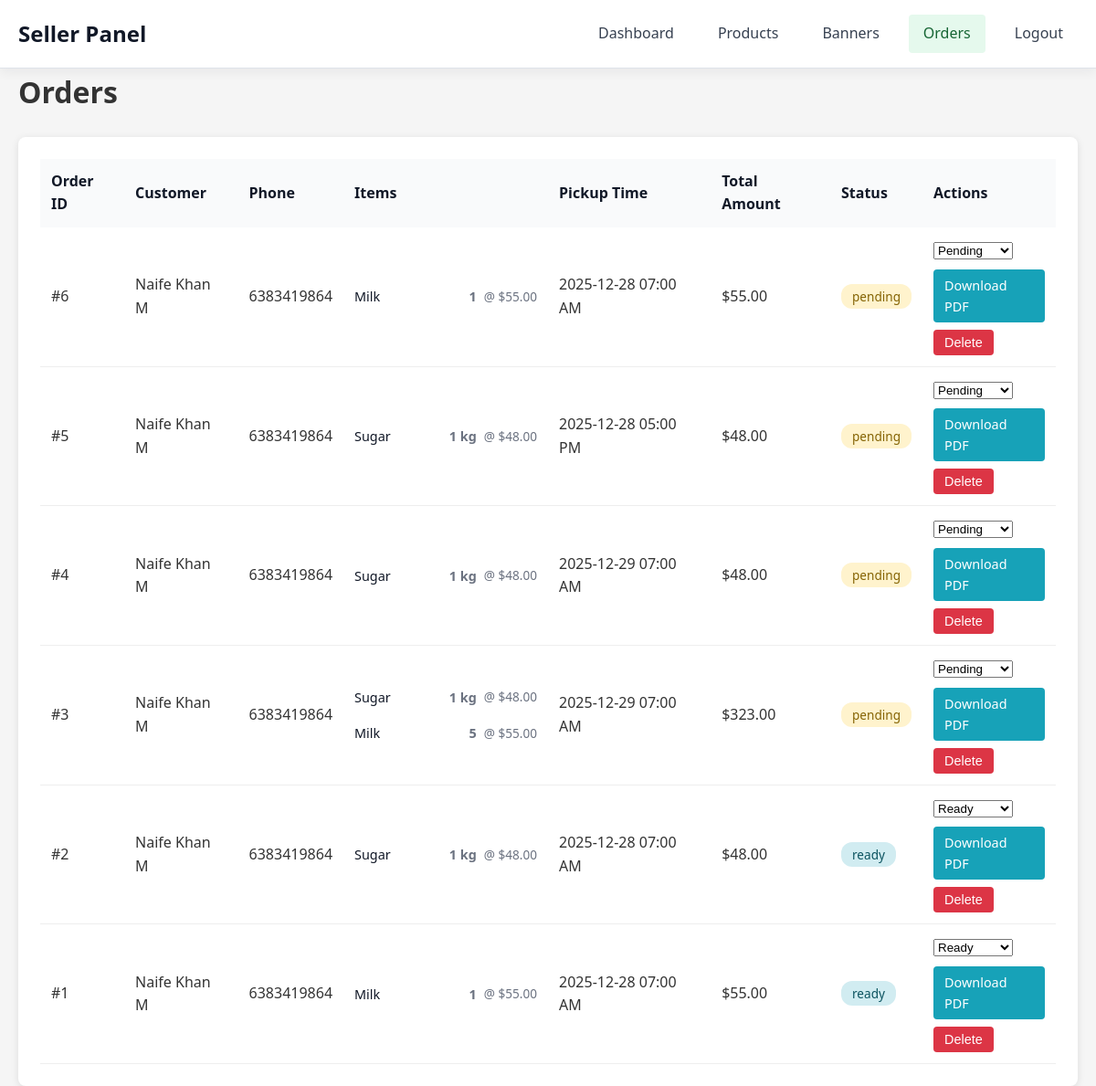
Screenshot of /seller/orders (signed in) with the database file from the repository.
### models.py (models this page shows, shortened)
class Order(db.Model):
    __tablename__ = 'orders'
    id = db.Column(db.Integer, primary_key=True)
    customer_name = db.Column(db.String(200), nullable=False)
    customer_email = db.Column(db.String(200), nullable=True)
    customer_phone = db.Column(db.String(20), nullable=False)
    pickup_time = db.Column(db.DateTime, nullable=False)
    total_amount = db.Column(db.Float, nullable=False)
    status = db.Column(db.String(50), default='pending')
    created_at = db.Column(db.DateTime, default=datetime.utcnow)
    items = db.relationship('OrderItem', backref='order', lazy=True, cascade='all, delete-orphan')

class OrderItem(db.Model):
    __tablename__ = 'order_items'
    id = db.Column(db.Integer, primary_key=True)
    order_id = db.Column(db.Integer, db.ForeignKey('orders.id'), nullable=False)
    product_id = db.Column(db.Integer, db.ForeignKey('products.id'), nullable=False)
    quantity = db.Column(db.Float, nullable=False)
    price = db.Column(db.Float, nullable=False)

class Product(db.Model):
    __tablename__ = 'products'
    id = db.Column(db.Integer, primary_key=True)
    name = db.Column(db.String(200), nullable=False)
    description = db.Column(db.Text)
    price = db.Column(db.Float, nullable=False)
    original_price = db.Column(db.Float, nullable=True)  # For strike-through pricing
    quantity_available = db.Column(db.Float, nullable=False, default=0.0)
    unit_type = db.Column(db.String(20), nullable=False, default='quantity')  # 'quantity' or 'kg'
    image_path = db.Column(db.String(500))
    created_at = db.Column(db.DateTime, default=datetime.utcnow)
    order_items = db.relationship('OrderItem', backref='product', lazy=True)

### app.py (the view)
@app.route('/seller/orders')
@seller_login_required
def seller_orders():
    orders = Order.query.order_by(Order.created_at.desc()).all()
    for order in orders:
        for item in order.items:
            item.formatted_quantity = format_quantity(item.quantity, item.product.unit_type if item.product else 'quantity')
    return render_template('seller/orders.html', orders=orders)

### app.py (called while the page is built)
def seller_login_required(f):
    from functools import wraps
    @wraps(f)
    def decorated_function(*args, **kwargs):
        if 'seller_id' not in session:
            return redirect(url_for('seller_login'))
        return f(*args, **kwargs)
    return decorated_function

def format_quantity(quantity, unit_type):
    if unit_type == 'kg':
        if quantity == 1.0:
            return "1 kg"
        elif quantity == 0.75:
            return "750g"
        elif quantity == 0.5:
            return "500g"
        elif quantity == 0.25:
            return "250g"
        elif quantity == 0.1:
            return "100g"
        elif quantity % 1 == 0:
            return f"{int(quantity)} kg"
        else:
            grams = int(quantity * 1000)
            return f"{grams}g"
    else:
        if quantity % 1 == 0:
            return str(int(quantity))
        else:
            return str(quantity)

### templates/seller/orders.html (shortened to what this page needs)
<!DOCTYPE html>
<html lang="en">
<head>
    <link rel="stylesheet" href="{{ url_for('static', filename='css/seller.css') }}">
</head>
<body>
    <nav class="seller-nav">
        <div class="container">
            <h2>Seller Panel</h2>
            <div class="nav-links">
                <a href="{{ url_for('seller_dashboard') }}">Dashboard</a>
                <a href="{{ url_for('seller_products') }}">Products</a>
                <a href="{{ url_for('seller_banners') }}">Banners</a>
                <a href="{{ url_for('seller_orders') }}" class="active">Orders</a>
                <a href="{{ url_for('seller_logout') }}">Logout</a>
            </div>
        </div>
    </nav>
    <main class="container">
        <h1>Orders</h1>
        <div class="orders-table-container">
            <table class="data-table">
                <thead>
                    <tr>
                        <th>Order ID</th>
                        <th>Customer</th>
                        <th>Phone</th>
                        <th>Items</th>
                        <th>Pickup Time</th>
                        <th>Total Amount</th>
                        <th>Status</th>
                        <th>Actions</th>
                    </tr>
                </thead>
                <tbody>
                    {% for order in orders %}
                    <tr>
                        <td>#{{ order.id }}</td>
                        <td>{{ order.customer_name }}</td>
                        <td>{{ order.customer_phone }}</td>
                        <td>
                            <div class="order-items-list">
                                {% for item in order.items %}
                                <div class="order-item-row">
                                    <span class="item-name">{{ item.product.name if item.product else 'Unknown Product' }}</span>
                                    <span class="item-quantity">
                                        {% if item.product and item.product.unit_type == 'kg' %}
                                            {% if item.quantity == 1.0 %}
                                                1 kg
                                            {% elif item.quantity == 0.75 %}
                                                750g
                                            {% elif item.quantity == 0.5 %}
                                                500g
                                            {% elif item.quantity == 0.25 %}
                                                250g
                                            {% elif item.quantity == 0.1 %}
                                                100g
                                            {% elif item.quantity % 1 == 0 %}
                                                {{ item.quantity|int }} kg
                                            {% else %}
                                                {{ (item.quantity * 1000)|int }}g
                                            {% endif %}
                                        {% else %}
                                            {% if item.quantity % 1 == 0 %}
                                                {{ item.quantity|int }}
                                            {% else %}
                                                {{ item.quantity }}
                                            {% endif %}
                                        {% endif %}
                                    </span>
                                    <span class="item-price">@ ${{ "%.2f"|format(item.price) }}</span>
                                </div>
                                {% endfor %}
                            </div>
                        </td>
                        <td>{{ order.pickup_time.strftime('%Y-%m-%d %I:%M %p') }}</td>
                        <td>${{ "%.2f"|format(order.total_amount) }}</td>
                        <td>
                            <span class="status-badge status-{{ order.status }}">{{ order.status }}</span>
                        </td>
                        <td>
                            <div style="display: flex; flex-direction: column; gap: 0.5rem; align-items: flex-start;">
                                <form method="POST" action="{{ url_for('update_order_status', id=order.id) }}" style="display: inline;">
                                    <select name="status" onchange="this.form.submit()">
                                        <option value="pending" {% if order.status == 'pending' %}selected{% endif %}>Pending</option>
                                        <option value="ready" {% if order.status == 'ready' %}selected{% endif %}>Ready</option>
                                    </select>
                                </form>
                                <a href="{{ url_for('download_bill', order_id=order.id) }}" class="btn-download" style="text-decoration: none; display: inline-block;">
                                    Download PDF
                                </a>
                                <form method="POST" action="{{ url_for('delete_order', id=order.id) }}" style="display: inline;" onsubmit="return confirm('Are you sure you want to delete this order? This action cannot be undone.');">
                                    <button type="submit" class="btn-delete">
                                        Delete
                                    </button>
                                </form>
                            </div>
                        </td>
                    </tr>
                    {% endfor %}
                </tbody>
            </table>
        </div>
    </main>
</body>
</html>

### static/css/seller.css (style rules this page uses)
* { margin: 0; padding: 0; box-sizing: border-box; }
body { font-family: 'Segoe UI', Tahoma, Geneva, Verdana, sans-serif; line-height: 1.6; color: #333; background-color: #f5f5f5; }
.container { max-width: 1200px; margin: 0 auto; padding: 0 20px; }
.seller-nav { background: #ffffff; color: #111827; padding: 1rem 0; box-shadow: 0 4px 12px rgba(15, 23, 42, 0.06); border-bottom: 1px solid rgba(148, 163, 184, 0.3); }
.seller-nav .container { display: flex; justify-content: space-between; align-items: center; }
.seller-nav h2 { font-size: 1.5rem; }
.nav-links { display: flex; gap: 1rem; }
.nav-links a { color: #374151; text-decoration: none; padding: 8px 16px; border-radius: 4px; transition: background-color 0.3s; }
.nav-links a:hover, .nav-links a.active { background-color: #e5f9ed; color: #166534; }
main { padding: 2rem 0; min-height: calc(100vh - 200px); }
h1 { margin-bottom: 1.5rem; color: #333; }
.data-table-container, .products-table-container, .orders-table-container { background: white; border-radius: 8px; padding: 1.5rem; box-shadow: 0 2px 8px rgba(0,0,0,0.1); overflow-x: auto; }
.data-table { width: 100%; border-collapse: collapse; }
.data-table th { background: #f9fafb; color: #111827; padding: 12px; text-align: left; font-weight: 600; }
.data-table td { padding: 12px; border-bottom: 1px solid #eee; }
.status-badge { padding: 4px 12px; border-radius: 12px; font-size: 0.85rem; font-weight: 500; }
.status-pending { background: #fff3cd; color: #856404; }
.status-ready { background: #d1ecf1; color: #0c5460; }
.btn-delete { padding: 6px 12px; background: #dc3545; color: white; border: none; border-radius: 4px; cursor: pointer; font-size: 0.9rem; transition: background-color 0.3s; }
.btn-download { padding: 6px 12px; background: #17a2b8; color: white; border: none; border-radius: 4px; cursor: pointer; font-size: 0.9rem; transition: background-color 0.3s; display: inline-block; }
.order-items-list { display: flex; flex-direction: column; gap: 0.5rem; min-width: 200px; }
.order-item-row { display: flex; align-items: center; gap: 0.5rem; font-size: 0.9rem; padding: 0.25rem 0; }
.order-item-row .item-name { font-weight: 500; color: #111827; flex: 1; min-width: 0; }
.order-item-row .item-quantity { color: #6b7280; font-weight: 600; white-space: nowrap; }
.order-item-row .item-price { color: #6b7280; font-size: 0.85rem; white-space: nowrap; }

### rows the page displays
Order: id "6", customer_name "Naife Khan M", customer_phone "6383419864", pickup_time "2025-12-28 07:00 AM", total_amount "55.00", status "pending", status "Pending"
OrderItem: product "Milk", quantity "1", price "55.00"
Order: id "5", customer_name "Naife Khan M", customer_phone "6383419864", pickup_time "2025-12-28 05:00 PM", total_amount "48.00", status "pending", status "Pending"
OrderItem: product "Sugar", quantity "1 kg", price "48.00"
Order: id "4", customer_name "Naife Khan M", customer_phone "6383419864", pickup_time "2025-12-29 07:00 AM", total_amount "48.00", status "pending", status "Pending"
OrderItem: product "Sugar", quantity "1 kg", price "48.00"
Order: id "3", customer_name "Naife Khan M", customer_phone "6383419864", pickup_time "2025-12-29 07:00 AM", total_amount "323.00", status "pending", status "Pending"
OrderItem: product "Sugar", quantity "1 kg", price "48.00"
OrderItem: product "Milk", quantity "5", price "55.00"
Order: id "2", customer_name "Naife Khan M", customer_phone "6383419864", pickup_time "2025-12-28 07:00 AM", total_amount "48.00", status "ready", status "Ready"
OrderItem: product "Sugar", quantity "1 kg", price "48.00"
Order: id "1", customer_name "Naife Khan M", customer_phone "6383419864", pickup_time "2025-12-28 07:00 AM", total_amount "55.00", status "ready", status "Ready"
OrderItem: product "Milk", quantity "1", price "55.00"
